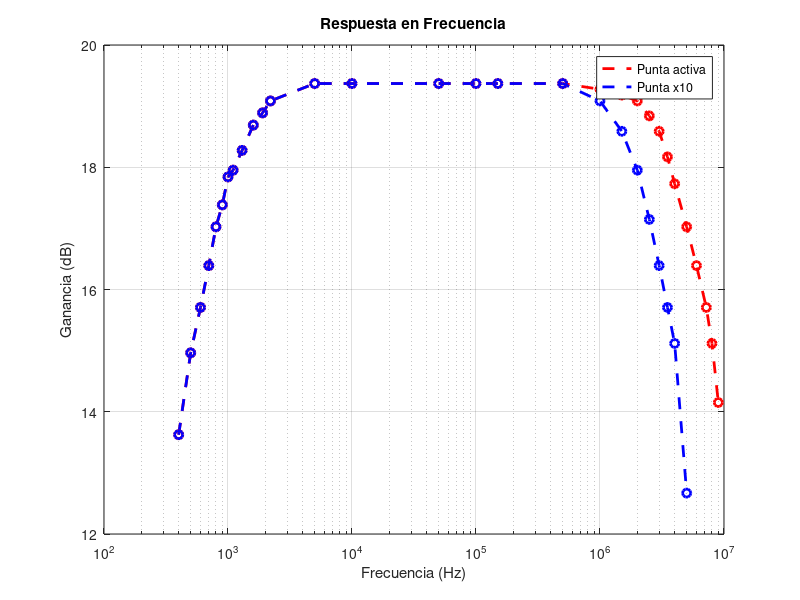

MATLAB code for this plot:
clear all
close all

% crear vector con 100
% 400
% 500
% 600
% 700
% 800
% 900
% 1000
% 1100
% 1300
% 1600
% 1900
% 2200
% 5000
% 10000
% 50000
% 100000
% 150000
% 500000
% 1000000
% 1.5e6
% 2,00E+06
% 2.5e6
% 3,00E+06
% 3.5e6
% 4,00E+06
% 5,00E+06
% 6,00E+06
% 7.2e6
% 8,00E-06
% 9,00E+06
% 1,00E+07


frecuencias = [400 500 600 700 800 900 1000 1100 1300 1600 1900 2200 5000 10000 50000 100000 150000 500000 1000000 1.5e6 2e6 2.5e6 3e6 3.5e6 4e6 5e6 6e6 7.2e6 8e6 9e6];

vin = 200e-3;

% crear vector vo1 
% 0.44
% 960
% 1.12
% 1.22
% 1,32
% 1,42
% 1,48
% 1,56
% 1,58
% 1.64
% 1.72
% 1.76
% 1.8
% 1.86
% 1.86
% 1.86
% 1.86
% 1.86
% 1.86
% 1.80
% 1.70
% 1.58
% 1.44
% 1.32
% 1.22
% 1.14
% 8,60E-01

vo1 = [0.96 1.12 1.22 1.32 1.42 1.48 1.56 1.58 1.64 1.72 1.76 1.8 1.86 1.86 1.86 1.86 1.86 1.86 1.8 1.7 1.58 1.44 1.32 1.22 1.14 0.86];

% crear vector vo2
% 960
% 1.12
% 1.22
% 1,32
% 1,42
% 1,48
% 1,56
% 1,58
% 1.64
% 1.72
% 1.76
% 1.8
% 1.86
% 1.86
% 1.86
% 1.86
% 1.86
% 1.86
% 1.84
% 1.82
% 1.80
% 1.80
% 1.70
% 1.62
% 1.52
% 1.40
% 1.32
% 1.26
% 1.14
% 1,02

vo2 = [0.96 1.12 1.22 1.32 1.42 1.48 1.56 1.58 1.64 1.72 1.76 1.8 1.86 1.86 1.86 1.86 1.86 1.86 1.84 1.82 1.8 1.75 1.7 1.62 1.54 1.42 1.32 1.22 1.14 1.02];

vo1db = 20*log10(vo1/vin);
vo2db = 20*log10(vo2/vin);

figure();
semilogx(frecuencias(1:length(vo2db)), vo2db, '--r', 'LineWidth', 2); % Agregar línea punteada con grosor de línea 2
hold on
semilogx(frecuencias(1:length(vo1db)), vo1db, '--b', 'LineWidth', 2); % Agregar línea punteada con grosor de línea 2
semilogx(frecuencias(1:length(vo2db)), vo2db, 'or', 'LineWidth', 2); % Agregar línea punteada con grosor de línea 2
semilogx(frecuencias(1:length(vo1db)), vo1db, 'ob', 'LineWidth', 2); % Agregar línea punteada con grosor de línea 2
grid on;
xlabel('Frecuencia (Hz)');
ylabel('Ganancia (dB)');
title('Respuesta en Frecuencia');
legend('Punta activa', 'Punta x10');
